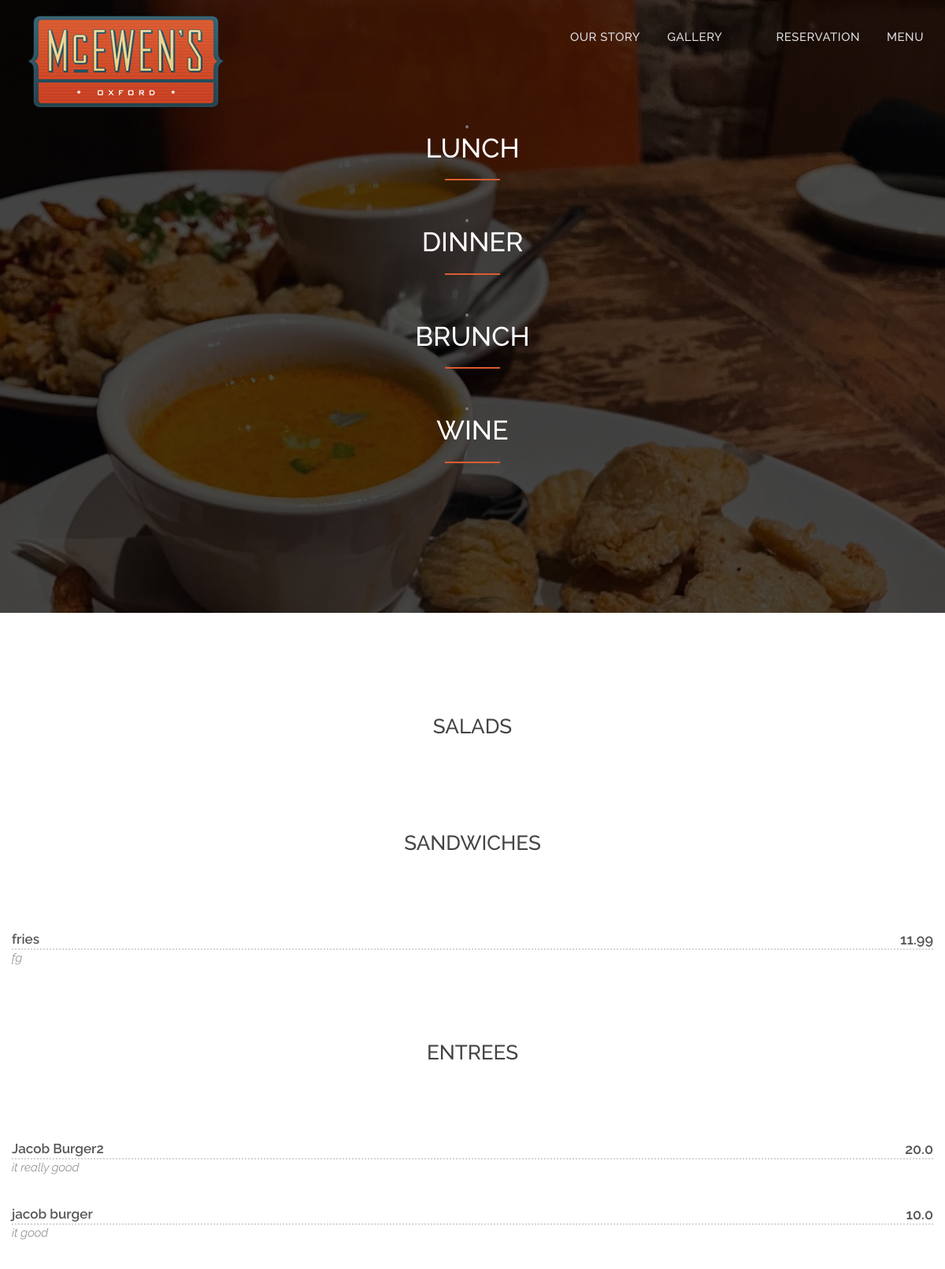
The page /lunch/ on the database as committed earlier.
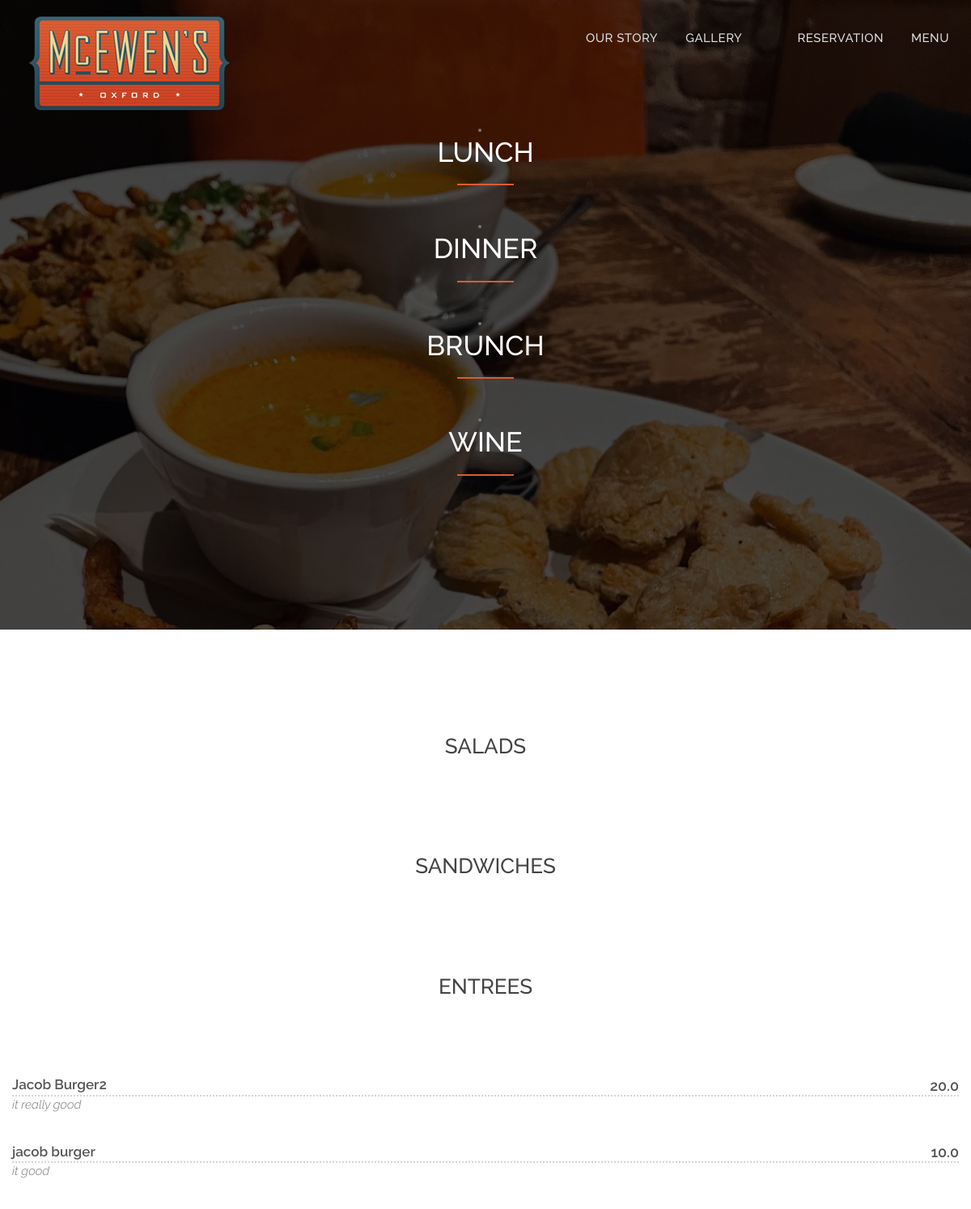
The same page on the database as committed later.
### mcewens/models.py (models this page shows)
class MenuItem(models.Model):
    name = models.CharField(max_length=50)
    CATEGORY_CHOICES = (
        ("Brunch", "Brunch"),
        ("Lunch", "Lunch"),
        ("Dinner", "Dinner"),
        ("Wine and Cocktails", "Wine and Cocktails"),
    )
    category = models.CharField(choices=CATEGORY_CHOICES, max_length=50)
    TYPE_CHOICES = (
        ("Appetizers", "Appetizers"),
        ("Salads", "Salads"),
        ("Entrees", "Entrees"),
        ("Sandwiches", "Sandwiches"),
        ("Desserts", "Desserts"),
        ("Wine", "Wine"),
        ("Cocktails", "Cocktails"),
    )
    item_type = models.CharField(choices=TYPE_CHOICES, max_length=50, blank=True)
    description = models.TextField(max_length=200, blank=True)
    price = models.FloatField()
    CURRENT_CHOICES = (
        (1, "On menu"),
        (0, "Not on menu"),
    )
    current = models.IntegerField(default=1, choices=CURRENT_CHOICES)
    class Meta:
        unique_together = ("name", "category")

### mcewens/views.py (the view)
# urls.py: path("lunch/", lunch_view, name="lunch"),
def lunch_view(request):
    TYPES = ("Salads", "Sandwiches", "Entrees")
    lunch_item = get_current_by_category("Lunch").values()
    return render(request, "lunch.html", {"types": TYPES, "items": lunch_item})

### mcewens/models.py (called while the page is built)
def get_current_by_category(cat):
    return MenuItem.objects.filter(category=cat, current=1)

### mcewens/templates/lunch.html (shortened to what this page needs)
{% extends 'index.html' %} {% block content%}
<div id="restaurant-menu">
  <div class="section-title text-center center">
    <div class="overlay">
      <li>
        <a id="lunch-link" href="{% url 'lunch' %}" class="page-scroll">
          <h2>Lunch</h2>
        </a>
      </li>
      <hr />
      <li>
        <a id="dinner-link" href="{% url 'dinner' %}" class="page-scroll">
          <h2>Dinner</h2>
        </a>
      </li>
      <hr />
      <li>
        <a id="brunch-link" href="{% url 'brunch' %}" class="page-scroll">
          <h2>Brunch</h2>
        </a>
      </li>
      <hr />
      <li>
        <a id="wine-link" href="{% url 'wine' %}" class="page-scroll">
          <h2>Wine</h2>
        </a>
      </li>
      <hr />
    </div>
  </div>
  <div class="container">
    <div class="row">
   {% for type in types %}
      <div class="container">
        <div class="row">
           <div class="overlay">
            <h2 class="menu-section-title">{{ type }}</h2>
            <div class="overlay">
              <div class="container">
                <div class="row">
                    {% for item in items %} {% if item.item_type == type %}
                    <div class="menu-item">
                      <div class="menu-item-name">{{ item.name }}</div>
                      <div class="menu-item-price">{{ item.price }}</div>
                      <div class="menu-item-description">{{ item.description }}</div>
                    </div>
                    {% endif %} {% endfor %} {% endfor %}
                  </div>
                  {% endblock content%}

Rows that differ between the two databases and show on the page:
removed MenuItem: name "fries", price "11.99", description "fg", shown under "SANDWICHES"
